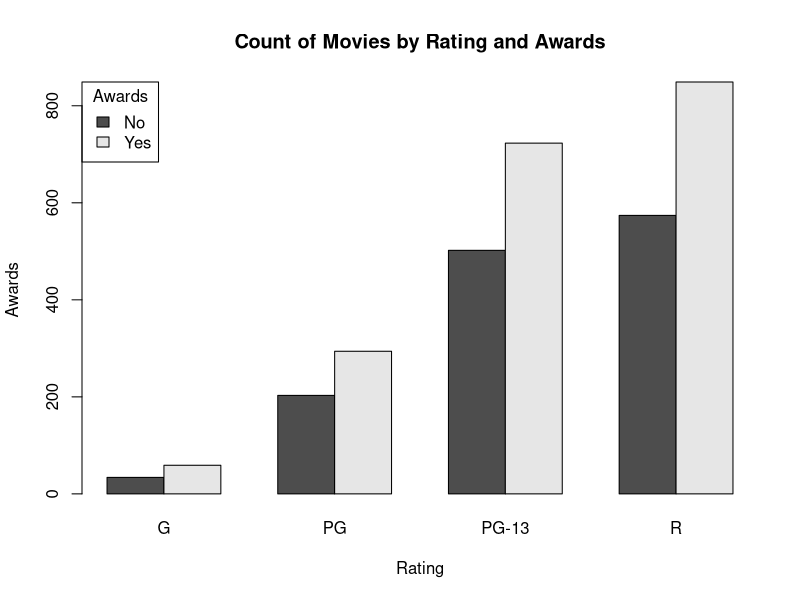
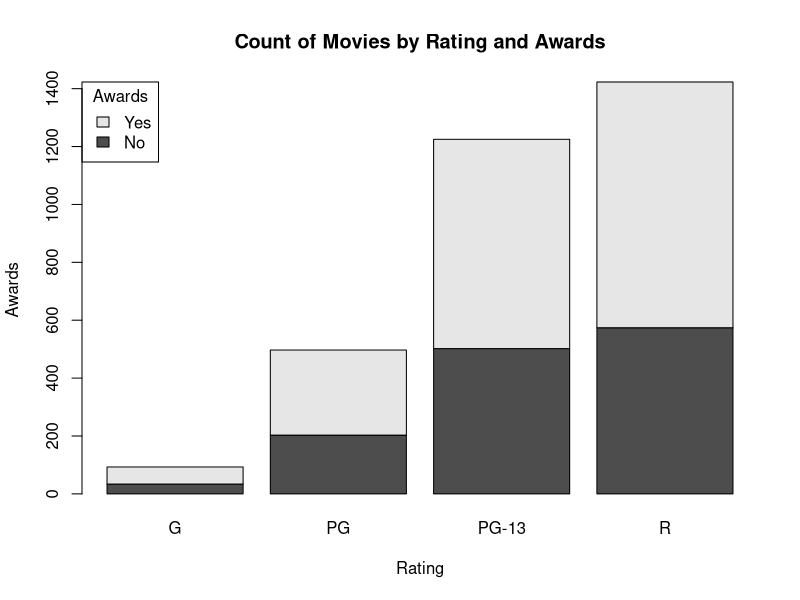
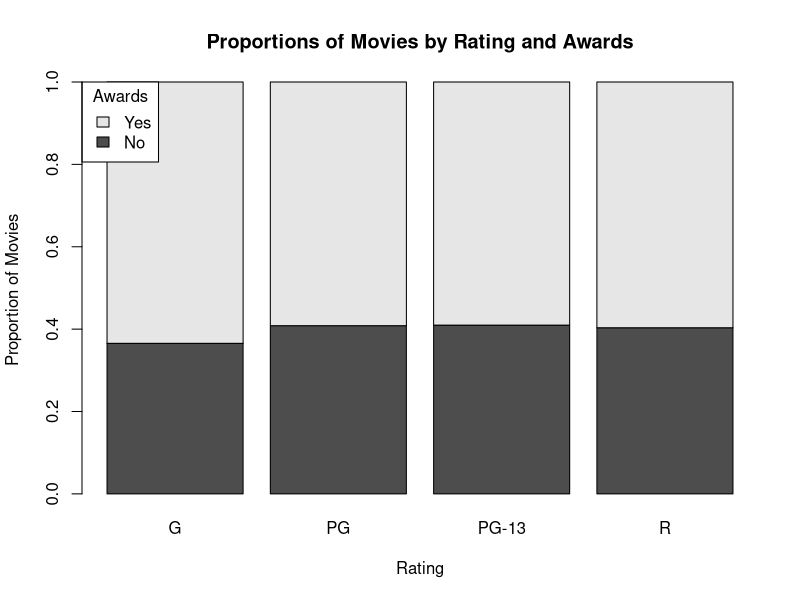
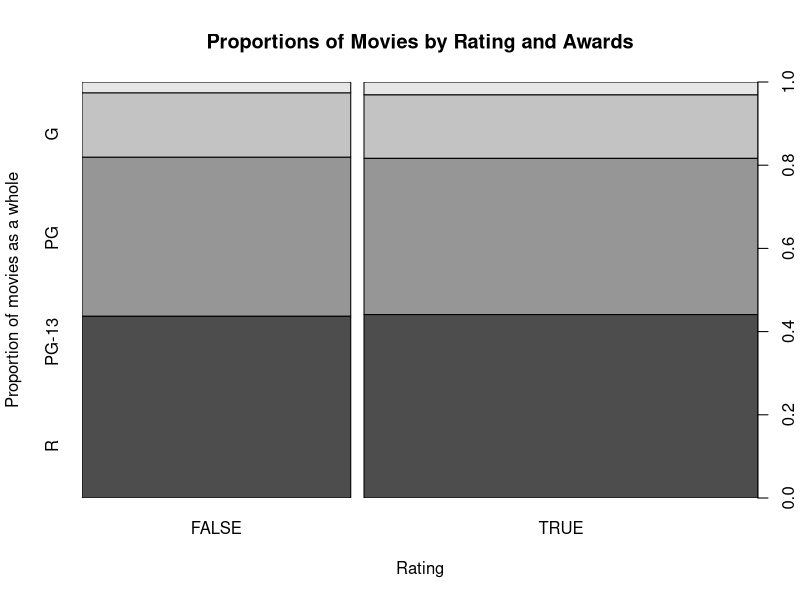
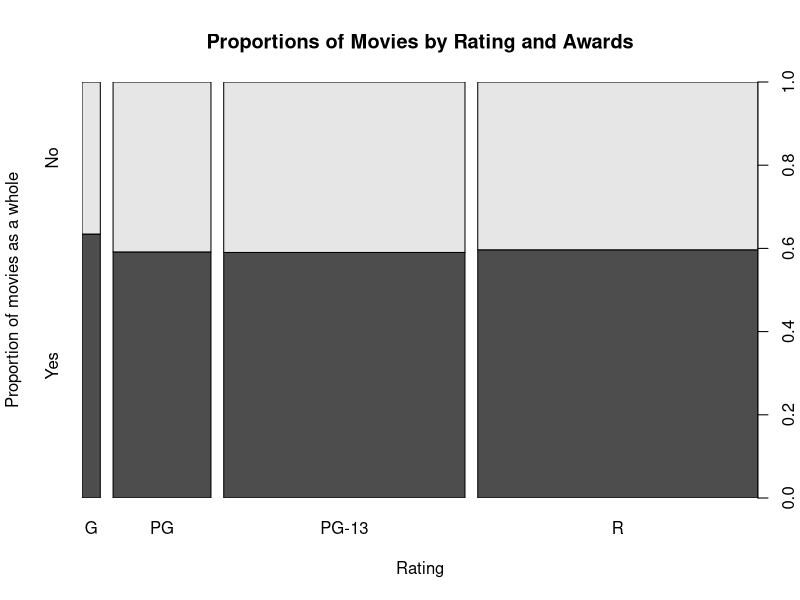
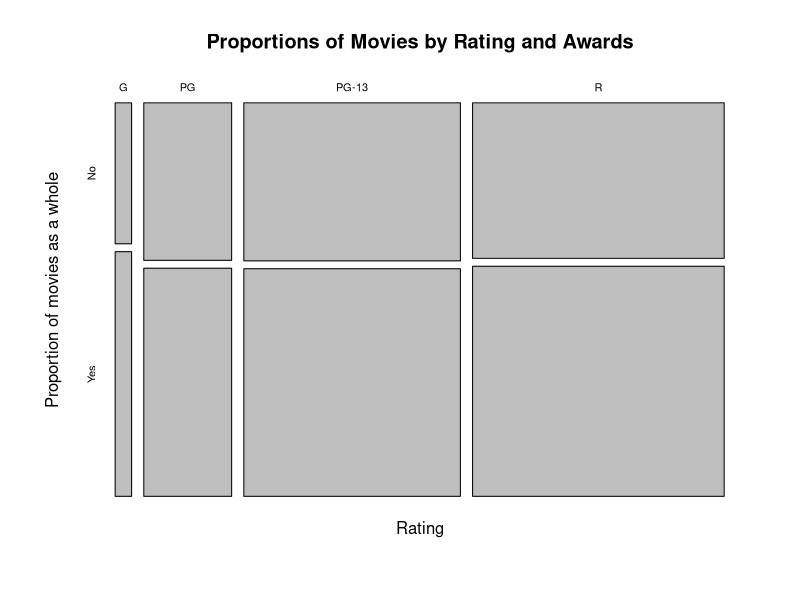

Write R code to recreate these figures, in order.
### Questions: 1) How many award wining movies in each category
###            2) or What proportion of movies in each category have won awards
###
### data file: Movies.csc

# setting a working directory
setwd("~/R/PluralSight/r-data-visualization sam/Qulatative Bivariate Analysis By SAM")

# Loading the movies file into a dataframe 
movies <- read.csv("Movies.csv")
str(movies)

#viewing top 6 rows of the loaded data
head(movies)

#creating contingency table for ratings and category 
awards <- table(movies$Awards, movies$Rating) # Here rows = awards & cols = ratings 

#Display the table
awards

#Create a grouped bar frequenct chart - withing each category i.e movie rating, number of movies again grouped by no. of awards(another category)
barplot(height = awards,
        beside = TRUE, # or else bars will be stacked
        main = "Count of Movies by Rating and Awards",
        xlab = "Rating",
        ylab = "Awards",
        legend = c("No","Yes"), # since false was displayed first No comes first
        args.legend = list( x = "topleft", title = "Awards") # or else by default no title and legend shows up on RH corner
        )


#Create a stacked bar frequenct chart 
barplot(height = awards,
        main = "Count of Movies by Rating and Awards",
        xlab = "Rating",
        ylab = "Awards",
        legend = c("No","Yes"), # since false was displayed first No comes first
        args.legend = list( x = "topleft", title = "Awards") # or else by default no title and legend shows up on RH corner
)

# To answer ques 2 , we need 100% stacked frequency bar chart
#Hence we need relative frequency chart showing relative frequency within each category

proportions <- apply(awards, 2 , function(x){x/sum(x)}) #2 means use column of awards table, note here we are convert joint frequency to relative frequency within each category and
# not relative to all observations. i.e these values sum to 1 in each categpry , rather than summing to 1 for each table.

head(proportions)



#Create a stacked bar frequency chart using proportions 
barplot(height = proportions,
        main = "Proportions of Movies by Rating and Awards",
        xlab = "Rating",
        ylab = "Proportion of Movies",
        legend = c("No","Yes"), # since false was displayed first No comes first
        args.legend = list( x = "topleft", title = "Awards") # or else by default no title and legend shows up on RH corner
)

#CONCLUSION: Proportion of movies which won awards in G category is slightly more than other catrgories


### Lets flip x and y axis for showing proportion of movies that won awards as a whole

awards_tanspose<- table(movies$Rating, movies$Awards)

colnames(awards_tanspose) <- c("No","Yes") # changes colname just for ease

#Creating a spine plot showing frequency of each observation for each combination(category + award) relative to all observations

#NOTE: SPINE PLOT GROUPS the colum var BY ROW VARIABLE

spineplot(x= awards,
          main = "Proportions of Movies by Rating and Awards",
          xlab = "Rating",
          ylab = "Proportion of movies as a whole")

# SO FOR BETTER RESULTS we need to use transpose the table

spineplot(x= awards_tanspose,
          main = "Proportions of Movies by Rating and Awards",
          xlab = "Rating",
          ylab = "Proportion of movies as a whole")


mosaicplot(x= awards_tanspose,
          main = "Proportions of Movies by Rating and Awards",
          xlab = "Rating",
          ylab = "Proportion of movies as a whole")
